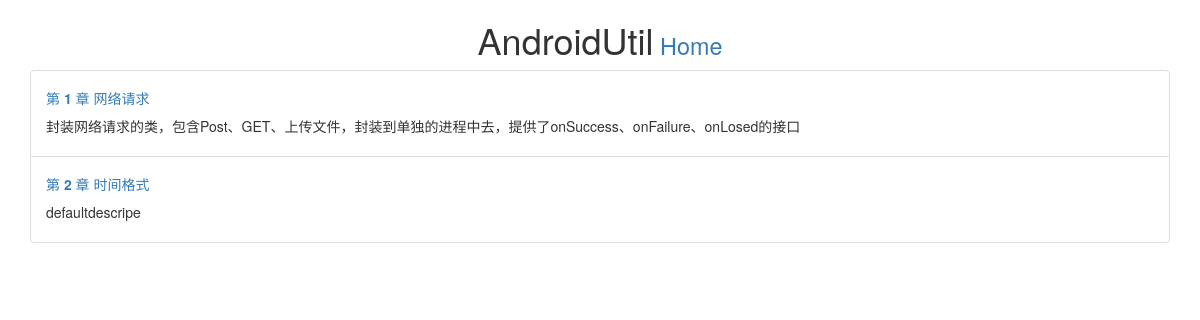
/androidUtil/chapter/, run on an earlier commit of the app's database.
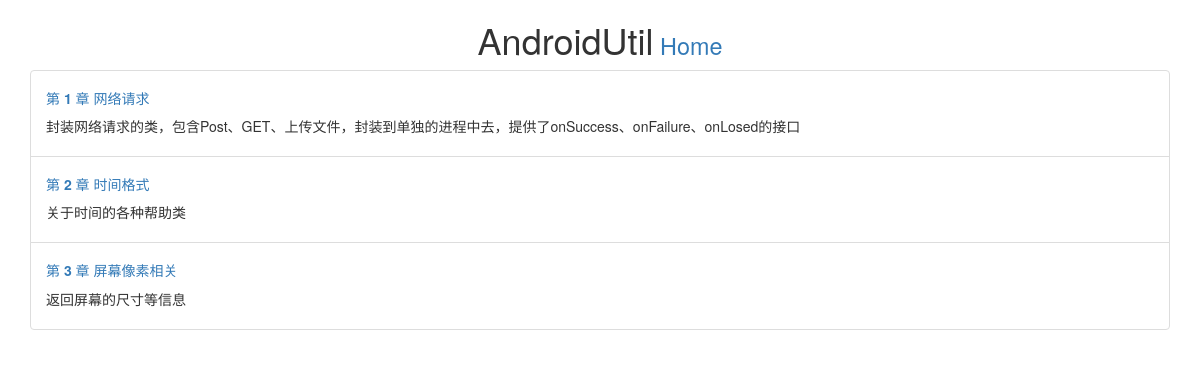
And on a later commit of the database.
### helloAndroidUtil/models.py (models this page shows, shortened)
class Chapter(models.Model):
    chapter_name = models.CharField(max_length=200)
    chapter_lsno = models.IntegerField()
    chapter_descripe = models.TextField()

### helloAndroidUtil/views.py (the view)
# urls.py: path("chapter/", views.chapter),
def chapter(request):
    chapter_list = Chapter.objects.all()
    template = loader.get_template('helloAndroidUtil/chapter_index.html')
    context = {
        'chapters_list': chapter_list
    }
    return HttpResponse(template.render(context, request))

### helloAndroidUtil/templates/helloAndroidUtil/chapter_index.html (shortened to what this page needs)
<!DOCTYPE html>
<html lang="en">
<head>
    {% load static %}
    <link rel="stylesheet" type="text/css" href="{% static 'helloAndroidUtil/bootstrap.css' %}"/>
</head>
<body>
<div class=" container ">
    <div class="text-center">
        <h1 class="display1">AndroidUtil<small><a href="/androidUtil/"> Home </a></small></h1>
    </div>
    {% if chapters_list %}
    <ul class="list-group">
        {% for chapter in chapters_list %}
        <li class="list-group-item list-group-item-primary">
            <a class="" href="/androidUtil/chapter/{{ chapter.chapter_lsno }}"><h5> 第 <strong>
                {{ chapter.chapter_lsno }}</strong> 章 {{ chapter.chapter_name }}</h5></a>
            <p class="">{{ chapter.chapter_descripe }}</p>
        </li>
        {% endfor %}
    </ul>
    {% endif %}
</div>
</body>
</html>

What changed in the data, as far as the page shows it:
changed Chapter "时间格式": chapter_descripe "defaultdescripe" → "关于时间的各种帮助类"
added Chapter: chapter_lsno "3", chapter_name "屏幕像素相关", chapter_descripe "返回屏幕的尺寸等信息"
